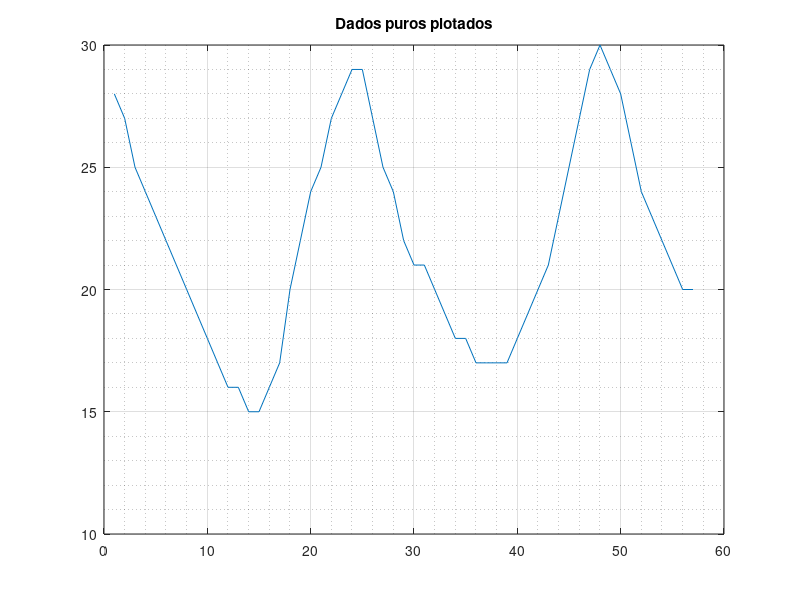

Here is the MATLAB script that generated this plot: (Note: this script raises an error after producing the figure.)
clc;
clear;

data = [28 27 25 24 23 22 21 20 19 18 17 16 16 15 15 16 17 20 ...
        22 24 25 27 28 29 29 27 25 24 22 21 21 20 19 18 18 17 ...
        17 17 17 18 19 20 21 23 25 27 29 30 29 28 26 24 23 22 ...
        21 20 20];

% Letra a
figure();
plot(data);
title('Dados puros plotados');
grid on;
grid minor;

% Letra b
figure();
autocorr(data);
title('Autocorrelação');

% Letra c
ident = data(1:48);
valid = data(49:57);

% Letra d
sys_1 = arx(ident', 1);
sys_2 = arx(ident', 2);
sys_3 = arx(ident', 3);
sys_4 = arx(ident', 4);

fprintf('---------------------------------------------------------------------------------\n');
fprintf('Sistema ARX de primeira ordem: \n');
display(sys_1);
fprintf('Sistema ARX de segunda ordem: \n');
display(sys_2);
fprintf('Sistema ARX de terceira ordem: \n');
display(sys_3);
fprintf('Sistema ARX de quarta ordem: \n');
display(sys_4);

% Letra e: parâmetros
params_sys_1 = sys_1.Report.Parameters.ParVector;
params_sys_2 = sys_2.Report.Parameters.ParVector;
params_sys_3 = sys_3.Report.Parameters.ParVector;
params_sys_4 = sys_4.Report.Parameters.ParVector;

fprintf('---------------------------------------------------------------------------------\n');
fprintf('Parâmetros do sistema ARX de primeira ordem: \n');
disp(params_sys_1');
fprintf('Parâmetros do sistema ARX de segunda ordem: \n');
disp(params_sys_2');
fprintf('Parâmetros do sistema ARX de terceira ordem: \n');
disp(params_sys_3');
fprintf('Parâmetros do sistema ARX de quarta ordem: \n');
disp(params_sys_4');

% Letra e: simulação do modelo
y_ident_sys_1 = predict(sys_1, ident');
y_ident_sys_2 = predict(sys_2, ident');
y_ident_sys_3 = predict(sys_3, ident');
y_ident_sys_4 = predict(sys_4, ident');

% Letra f:
figure();
plot(y_ident_sys_1, '--b');
hold on;
plot(y_ident_sys_2, '--g');
hold on;
plot(y_ident_sys_3, '--m');
hold on;
plot(y_ident_sys_4, '--k');
hold on;
plot(ident, 'r');
title('Dados de identificação previstos e reais');
grid on;
grid minor;
legend('ARX ordem 1', 'ARX ordem 2', ...
       'ARX ordem 3', 'ARX ordem 4', ...
       'Dados Reais');
   
% Letra g: 
fprintf('---------------------------------------------------------------------------------\n');
fprintf('Letra g: O sistema mais próximo dos dados reais foi o sistema ARX de quarta ordem.\n\n');

% Letra h: obtendo simulações dos valores
y_valid_sys_1 = predict(sys_1, valid');
y_valid_sys_2 = predict(sys_2, valid');
y_valid_sys_3 = predict(sys_3, valid');
y_valid_sys_4 = predict(sys_4, valid');

% Letra i:
figure();
plot(y_valid_sys_1, '--b');
hold on;
plot(y_valid_sys_2, '--g');
hold on;
plot(y_valid_sys_3, '--m');
hold on;
plot(y_valid_sys_4, '--k');
hold on;
plot(valid, 'r');
title('Dados de validação previstos e reais');
grid on;
grid minor;
legend('ARX ordem 1', 'ARX ordem 2', ...
       'ARX ordem 3', 'ARX ordem 4', ...
       'Dados Reais');

% Letra j:
fprintf('---------------------------------------------------------------------------------\n');
fprintf(['Letra j: Assim como na letra (g), o sistema mais próximo dos dados reais foi o \n', ...
         'sistema ARX de quarta ordem.\n\nAparentemente, por mais que alguns casos outros', ...
         'modelos representam os dados reais \nde forma mais apurada, como o sistema ARX de', ...
         'primeira ordem por exemplo, a curva \nestá deslocada em relação aos dados reais, ', ...
         'deixando assim o sistema de quarta ordem \nvisualmente mais próximo dos dados reais.\n\n']);
     
% Letra k:
RMSE_erro_sys_1 = sqrt(mean((valid - y_valid_sys_1').^2));
RMSE_erro_sys_2 = sqrt(mean((valid - y_valid_sys_2').^2));
RMSE_erro_sys_3 = sqrt(mean((valid - y_valid_sys_3').^2));
RMSE_erro_sys_4 = sqrt(mean((valid - y_valid_sys_4').^2));

fprintf('---------------------------------------------------------------------------------\n');
fprintf(['Erro RMSE do sistema de primeira ordem: %f\n' ...
         'Erro RMSE do sistema de segunda ordem.: %f\n' ...
         'Erro RMSE do sistema de terceira ordem: %f\n' ...
         'Erro RMSE do sistema de quarta ordem..: %f\n\n'], ...
         RMSE_erro_sys_1, RMSE_erro_sys_2, RMSE_erro_sys_3, ...
         RMSE_erro_sys_4);
     
MAPE_erro_sys_1 = (sum((abs(y_valid_sys_1' - valid))/valid)/(max(size(valid)))) * 100;
MAPE_erro_sys_2 = (sum((abs(y_valid_sys_2' - valid))/valid)/(max(size(valid)))) * 100;
MAPE_erro_sys_3 = (sum((abs(y_valid_sys_3' - valid))/valid)/(max(size(valid)))) * 100;
MAPE_erro_sys_4 = (sum((abs(y_valid_sys_4' - valid))/valid)/(max(size(valid)))) * 100;

fprintf('---------------------------------------------------------------------------------\n');
fprintf(['Erro MAPE do sistema de primeira ordem: %f\n' ...
         'Erro MAPE do sistema de segunda ordem.: %f\n' ...
         'Erro MAPE do sistema de terceira ordem: %f\n' ...
         'Erro MAPE do sistema de quarta ordem..: %f\n'], ...
         MAPE_erro_sys_1, MAPE_erro_sys_2, MAPE_erro_sys_3, ...
         MAPE_erro_sys_4);

clear;